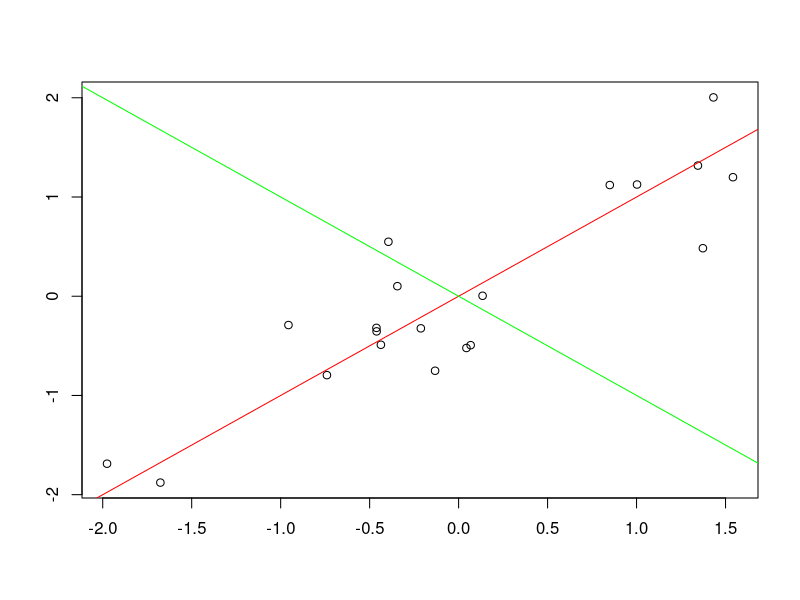

This chart was generated by the following R code:
## ---- chunk 1
knitr::opts_chunk$set(echo = TRUE)
## ---- chunk 2
library(MASS)

rand_data <- mvrnorm(n = 20, mu = c(4,1), Sigma = matrix(c(8, 5, 5, 4), nrow = 2))

pca_data <- prcomp(rand_data, scale. = TRUE)

plot(scale(rand_data), ann = FALSE)
abline(a = 0, b = pca_data$rotation[1,1]/pca_data$rotation[2,1], col = "red")
abline(a = 0, b = pca_data$rotation[1,2]/pca_data$rotation[2,2], col = "green")
